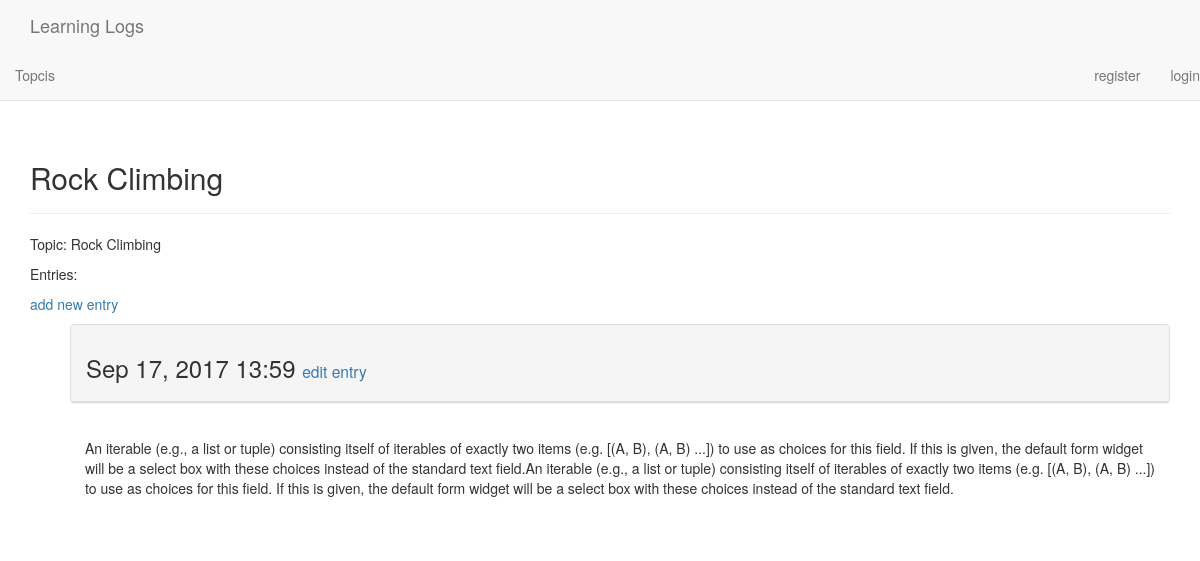
The page /topics/2/ (signed in) on the database its author committed.
### learning_logs/models.py (models this page shows, shortened)
class Topic(models.Model):
    text = models.CharField(max_length=200)
    date_added = models.DateTimeField(auto_now_add=True)
    owner = models.ForeignKey(User)
    def __str__(self):
        return self.text

class Entry(models.Model):
    topic = models.ForeignKey(Topic)
    text = models.TextField()
    date_added = models.DateTimeField(auto_now_add=True)
    class Meta:
        verbose_name_plural = 'entries'

### learning_logs/views.py (the view)
# urls.py: url(r'^topics/(?P<topic_id>\d+)/$', views.topic, name='topic'),
@login_required
def topic(request, topic_id):
    topic = Topic.objects.get(id=topic_id)
    if topic.owner != request.user:
        raise Http404
    entries = topic.entry_set.order_by('-date_added')
    context = {'topic':topic, 'entries':entries}
    return render(request, 'learning_logs/topic.html',context)

### learning_logs/templates/learning_logs/topic.html (shortened to what this page needs)
<!DOCTYPE html>
<html lang="en">
<head>
</head>
<body>
{% extends 'learning_logs/base.html' %}
{% block header %}
    <h2>{{ topic }}</h2>
{% endblock header %}
{% block content %}
<p>Topic: {{ topic }}</p>
<p>Entries:</p>
<p>
    <a href="{% url 'learning_logs:new_entry' topic.id %}">add new entry</a>
</p>
<ul>
    {% for entry in entries %}
    <div class="panel panel-default">
        <div class="panel-heading">
            <h3>
                {{ entry.date_added|date:'M d, Y H:i'}}
                <small>
                    <a href="{% url 'learning_logs:edit_entry' entry.id %}">
                        edit entry</a>
                </small>
            </h3>
        </div>
    </div>
    <div class="panel-body">
        {{ entry.text|linebreaks }}
    </div>
    {% empty %}
        There are no entries for this topic yet.
    {% endfor %}
</ul>
{% endblock content %}

### rows shown on the page
Topic: text "Rock Climbing"
Entry: date_added "Sep 17, 2017 13:59", text "An iterable (e.g., a list or tuple) consisting itself of iterables of exactly two items (e.g. [(A, B), (A, B) ...]) to use as choices for this field. If this is given, the default form widget will be a select box with these choices instead of the standard text field.An iterable (e.g., a list or tuple) consisting itself of iterables of exactly two items (e.g. [(A, B), (A, B) ...]) to use as choices for this field. If this is given, the default form widget will be a select box with these choices instead of the standard text field."
